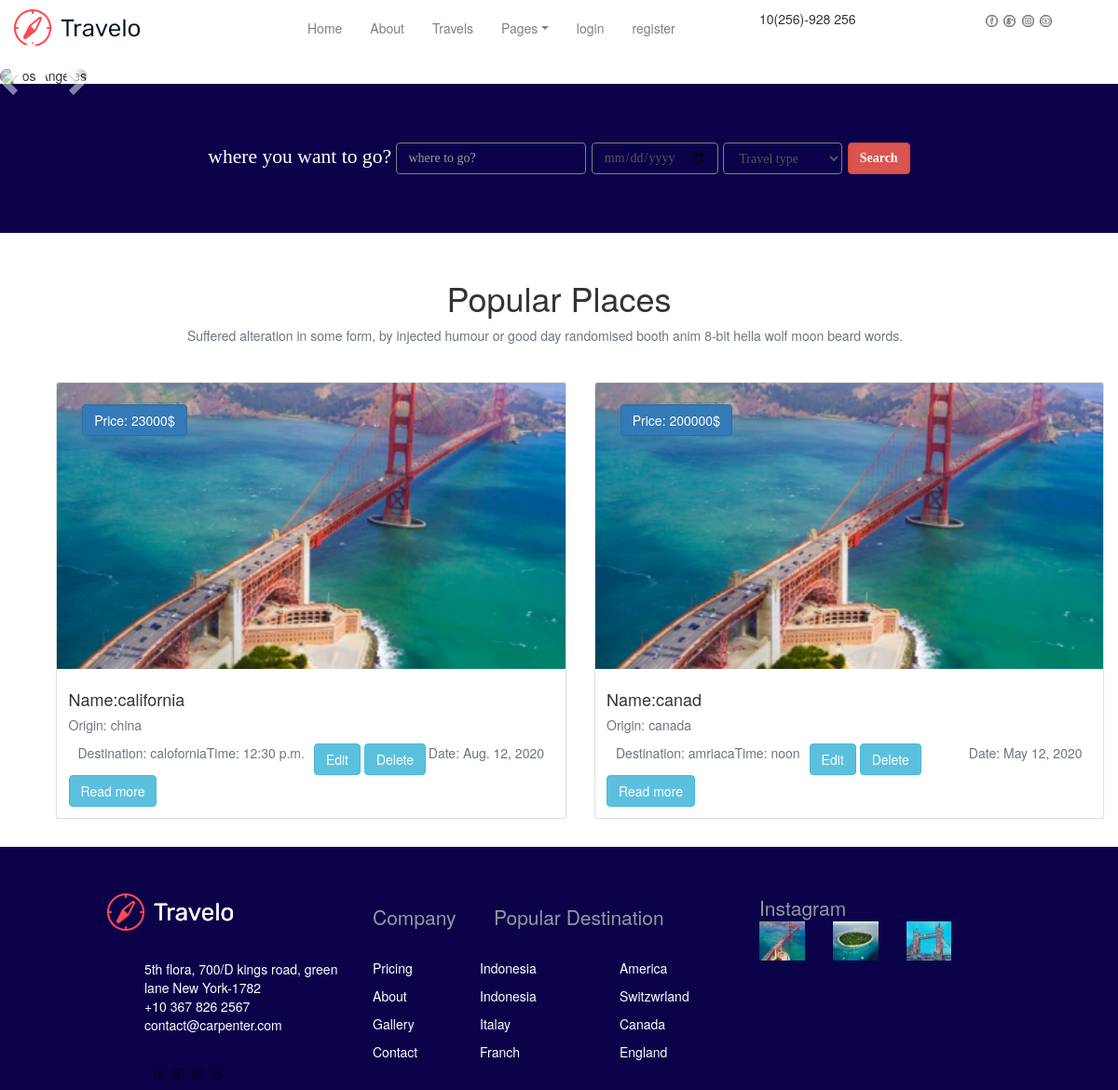
Before: /index/ with the older database file.
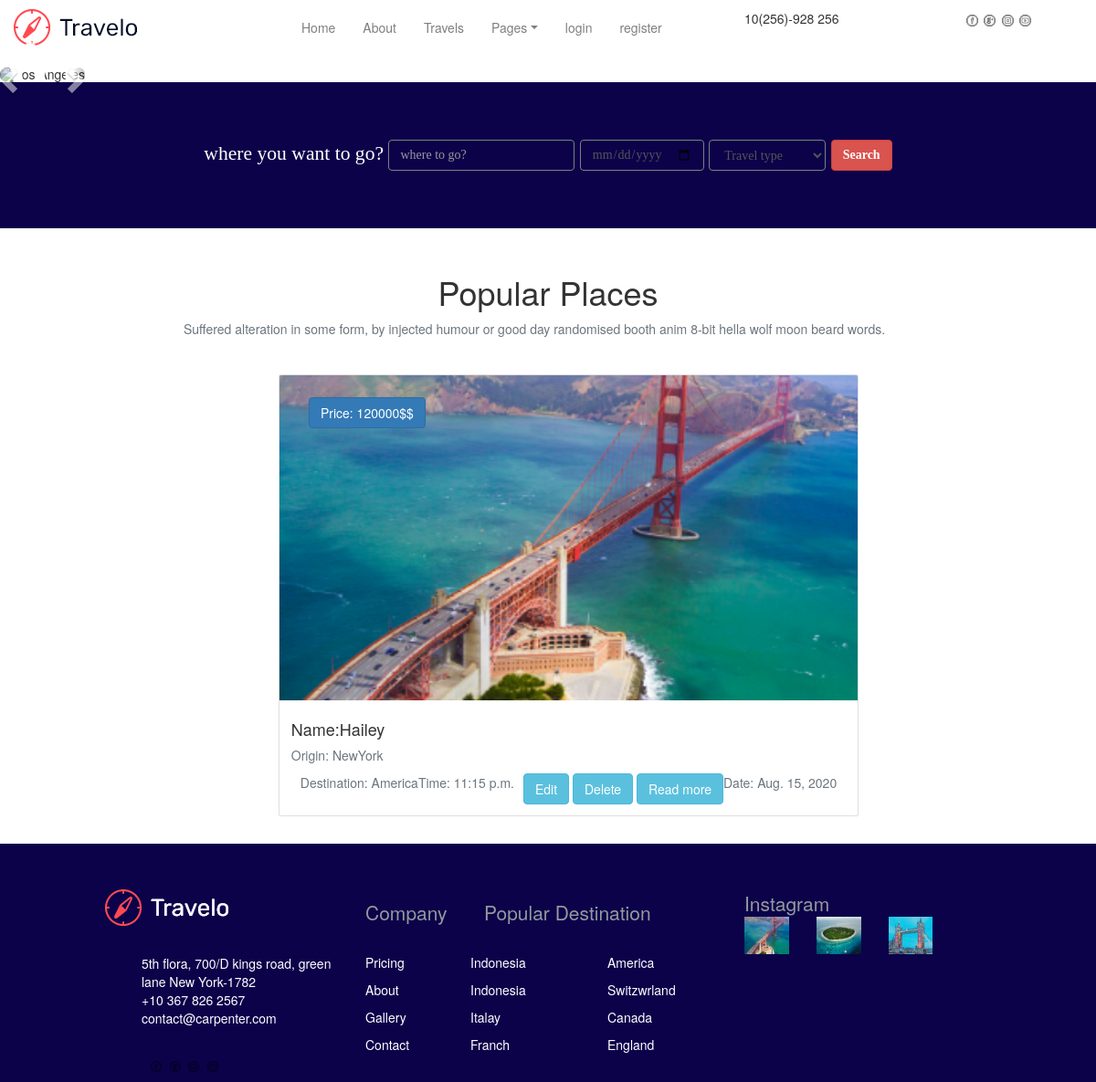
After: the same page with the newer database file.
### travel/models.py (models this page shows)
class travel_mdl(models.Model):
    name=models.CharField(max_length=30)
    origin=models.CharField(max_length=30)
    destination=models.CharField(max_length=30)
    date=models.DateField()
    time=models.TimeField()
    price=models.CharField(max_length=30)
    user=models.ForeignKey(User,on_delete=models.CASCADE,default="")

### travel/views.py (the view)
# urls.py: path('index/',index,name='index'),
def index(request):
    travels=travel_mdl.objects.all()
    return render(request,'index.html',{'travels':travels})

### templates/index.html (shortened to what this page needs)
{% extends 'main.html' %}
{% block content %}
    <div class="row" style="border-radius: 25px; ">
        <div id="myCarousel" class="carousel slide" data-ride="carousel" style="border-radius: 25px;">
            <ol class="carousel-indicators" style="border-radius: 25px;">
                <li data-target="#myCarousel" data-slide-to="0" class="active"></li>
                <li data-target="#myCarousel" data-slide-to="1"></li>
                <li data-target="#myCarousel" data-slide-to="2"></li>
            </ol>
            <div class="carousel-inner" style="position: relative">
                <div class="item active" >
                    <img src="/static/img/banner/banner.png" alt="Los Angeles" style="width:100%;border-radius: 25px;">
                    <div class="text_slide">indonesia</div>
                </div>
            </div>
            <a class="left carousel-control" href="#myCarousel" data-slide="prev" style="border-radius: 25px;">
                <span class="glyphicon glyphicon-chevron-left"></span>
            </a>
            <a class="right carousel-control" href="#myCarousel" data-slide="next" style="border-radius: 25px;">
                <span class="glyphicon glyphicon-chevron-right"></span>
            </a>
        </div>
    </div>
    <div class="row search">
        <form class="ml-auto mr-auto mt-auto mb-auto form-inline">
            <div class="form-group">
                where you want to go?
            <input type="text" placeholder="where to go?" class="form-control">
                <input type="date" class="form-control" >
                <select class="form-control" style="background-color: #0b024a; border: solid gray 1px;">
                    <option>Travel type</option>
                </select>
                <input type="submit" value="Search" class="btn btn-danger font-weight-bold">
            </div>
        </form>
    </div>
    <div class="row mt-5">
        <h1 class="ml-auto mr-auto ">Popular Places</h1>
    </div>
    <div class="row w-100">
        <p class="text-secondary mr-auto ml-auto text-center txt_place">Suffered alteration in some form, by injected humour or good day randomised booth anim 8-bit hella wolf moon beard words.</p>
    </div>
    <div class="row mt-5 ml-5">
        <div class="card-deck mr-auto ml-auto">
            {% for travel in travels %}
                <div class="card card_main">
                <img class="card-img-top" src="/static/img/place/1.png" alt="Card image" style="width:100%;">
                <div class="card-body">
                    <h4 class="card-title">Name:{{ travel.name }}</h4>
                    <p class="card-text text-secondary">Origin: {{ travel.origin }}</p>
                    <a href="#" class="btn btn-primary money_btn">Price: {{ travel.price }}$</a>
                    <p class="float-left ml-3 text-secondary">Destination: {{ travel.destination }}</p>
                    <p class="text-secondary mr-3 float-right">Date: {{ travel.date }}</p>
                    <p class="text-secondary mr-3 float-left">Time: {{ travel.time }}</p>
                    <a class="btn btn-info" href="{% url 'edit_travel' %}">Edit</a>
                    <a class="btn btn-info" href="{% url 'delete_travel' %}">Delete</a>
                    <a class="btn btn-info" href="">Read more</a>
                </div>
            </div>
            {% endfor %}
        </div>
    </div>
{% endblock %}

### templates/main.html (shortened to what this page needs)
<!DOCTYPE html>
<html lang="en">
<head>
    <link rel="stylesheet" href="/static/css/bootstrap.min.css">
    <link rel="stylesheet" href="/static/css/style.css">
    <link rel="stylesheet" href="https://maxcdn.bootstrapcdn.com/bootstrap/3.4.1/css/bootstrap.min.css">
</head>
<body>
<div class="container-fluid h-100 mt-3">
    <div class="row header_height">
        <div class="col-md-2"><img src="/static/img/logo.png"></div>
        <div class="col-md-5 offset-1">
            <ul class="nav">
                <li class="nav-item">
                    <a class="nav-link text-black-50" href="{% url 'index' %}">Home</a>
                </li>
                <li class="nav-item">
                    <a class="nav-link text-black-50" href="#">About</a>
                </li>
                <li class="nav-item">
                    <a class="nav-link text-black-50" href="{% url 'create_travel' %}">Travels</a>
                </li>
                <li class="nav-item dropdown">
                    <a class="nav-link dropdown-toggle text-black-50" data-toggle="dropdown" href="#">Pages</a>
                </li>
                {% if user.is_athenticated %}
                    <li class="nav-item">
                        <a class="nav-link text-black-50" href="{% url 'logout' %}">logout</a>
                    </li>
                    <li class="nav-item">
                            <a class="nav-link disabled text-black-50" href="#">profile</a>
                    </li>
                    {% else %}
                        <li class="nav-item">
                        <a class="nav-link text-black-50" href="{% url 'login' %}">login</a>
                        </li>
                        <li class="nav-item">
                            <a class="nav-link text-black-50" href="{% url 'register' %}">register</a>
                        </li>
                {% endif %}
            </ul>
        </div>
        <div class="col-md-2"> 10(256)-928 256</div>
        <div class="col-md-2">
            <ul class="list">
                <li><a href="#"><img src="/static/img/facebook(1).png" width="10%"></a></li>
                <li><a href="#"><img src="/static/img/google-.png" width="10%"></a></li>
                <li><a href="#"><img src="/static/img/instagram.png" width="10%"></a></li>
                <li><a href="#"><img src="/static/img/youtube.png" width="10%"></a></li>
            </ul>
        </div>
    </div>
    {% block content %}
    {% endblock %}
    <div class="row footer mt-5">
        <div class="col-md-12 mt-5" style="color: #0b024a;">.</div>
        <div class="col-md-3 offset-md-1">
            <div class="row">
                <div class="col-12"><img src="/static/img/footer_logo.png"></div>
            </div>
            <div class="row mt-5">
                <div class="col-md-12 offset-md-2 pl-2 footer">
                    5th flora, 700/D kings road, green<br>
                    lane New York-1782<br>
                    +10 367 826 2567<br>
                    contact@carpenter.com</div>
            </div>
            <div class="row mt-5 ml-2">
                <ul class="list">
                    <li><a href="#"><img src="/static/img/facebook(1).png" width="5%"></a></li>
                    <li><a href="#"><img src="/static/img/google-.png" width="5%"></a></li>
                    <li><a href="#"><img src="/static/img/instagram.png" width="5%"></a></li>
                    <li><a href="#"><img src="/static/img/youtube.png" width="5%"></a></li>
                </ul>
            </div>
        </div>
        <div class="col-md-1 mt-3">
            <div class="row footer_head">Company</div>
            <div class="row mt-5">Pricing</div>
            <div class="row mt-3">About</div>
            <div class="row mt-3">Gallery</div>
            <div class="row mt-3">Contact</div>
        </div>
        <div class="col-md-3 mt-3">
            <div class="row footer_head pl-5">Popular Destination</div>
            <div class="row mt-5"><div class="col-6">Indonesia</div><div class="col-6">America</div></div>
            <div class="row mt-3"><div class="col-6">Indonesia</div><div class="col-6">Switzwrland</div></div>
            <div class="row mt-3"><div class="col-6">Italay</div><div class="col-6">Canada</div></div>
            <div class="row mt-3"><div class="col-6">Franch</div><div class="col-6">England</div></div>
        </div>
        <div class="col-md-3 pl-5">
            <div class="row footer_head">Instagram</div>
            <div class="row">
                <div class="row">
                    <div class="col-md-3 footer_img"><img src="./img/place/1.png" width="100%" height="150%" ></div>
                    <div class="col-md-3 footer_img"><img src="./img/place/2.png" width="100%" height="150%"></div>
                    <div class="col-md-3 footer_img"><img src="./img/place/3.png" width="100%" height="150%"></div>
                </div>
            </div>
        </div>
        <div class="col-md-1"></div>
    </div>
</div>
</body>
</html>

### static/css/style.css (style rules this page uses)
html, body { height: 100%; margin: 0px; }
.header_height { height: 8%; }
.list li { display: inline; margin-left: 2%; }
.text_slide { position: absolute; left: 50%; top:50%; transform: translate(-50%, -50%); color: white; font-size: 10vw; font-family: cursive; }
.search { background-color: #0b024a; height: 20%; color: white; font-family: cursive; font-size: 1.8vw; }
.search input[type=text],input[type=date] { background-color: #0b024a; border: solid gray 1px; }
.card_main { position: relative; }
.money_btn { position: absolute; top: 5%; left: 5%; }
.footer { background-color: #0b024a; color: white; }
.footer_head { font-size: 1.5em ; color: #95999c; }
.footer_img { border-radius: 20px; }

Changed rows visible on the page:
removed travel_mdl: name "canad", origin "canada", price "200000", destination "amriaca", date "May 12, 2020", time "noon"
changed travel_mdl: name "california" → "Hailey"; origin "china" → "NewYork"; price "23000" → "120000$"; destination "calofornia" → "America"; date "Aug. 12, 2020" → "Aug. 15, 2020"; time "12:30 p.m." → "11:15 p.m."
